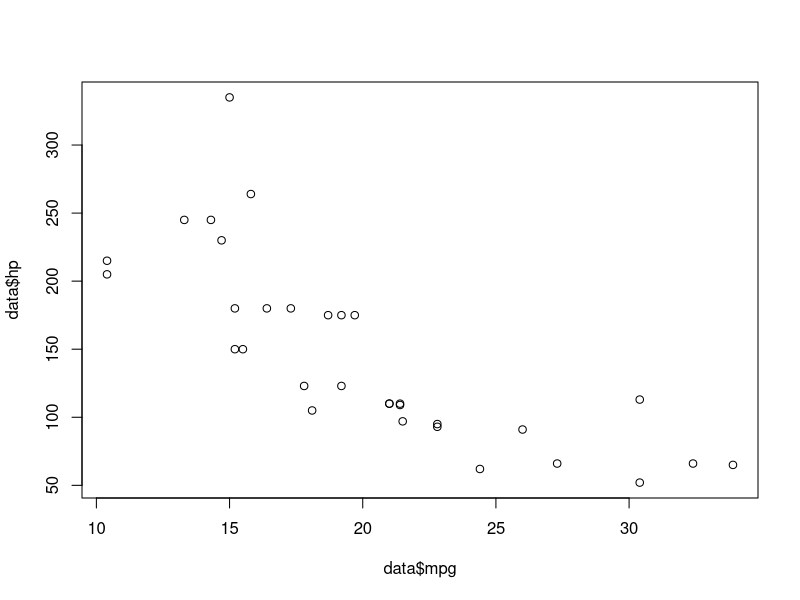
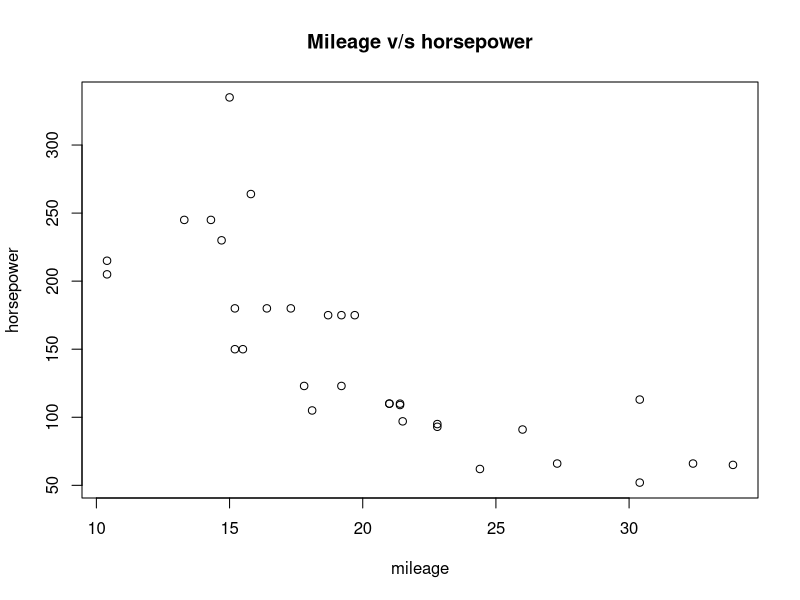
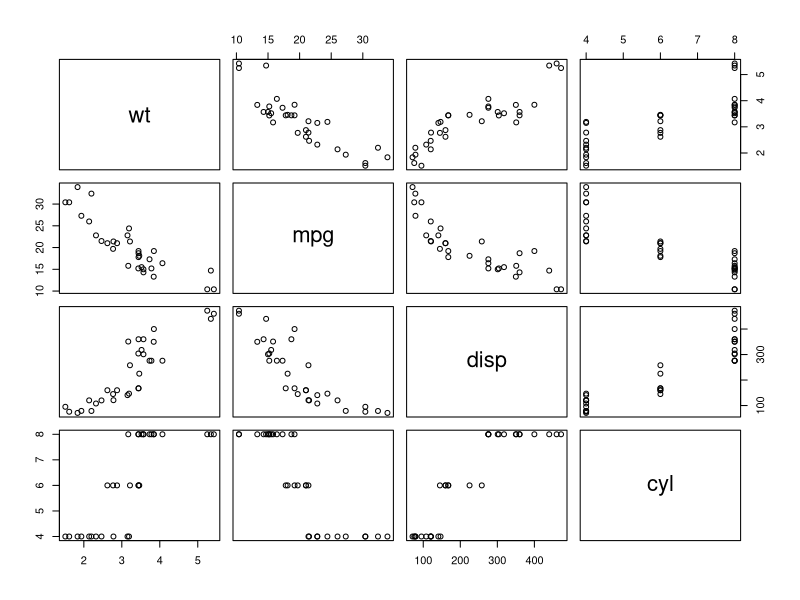
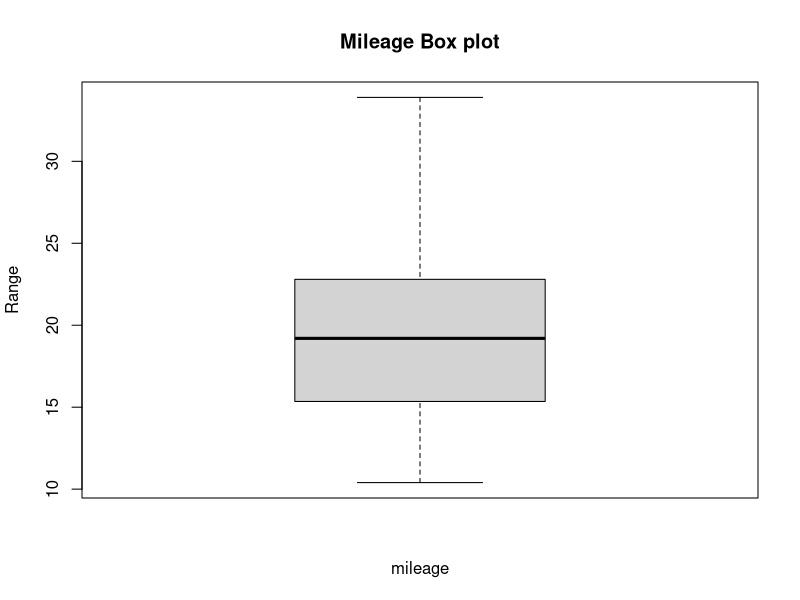
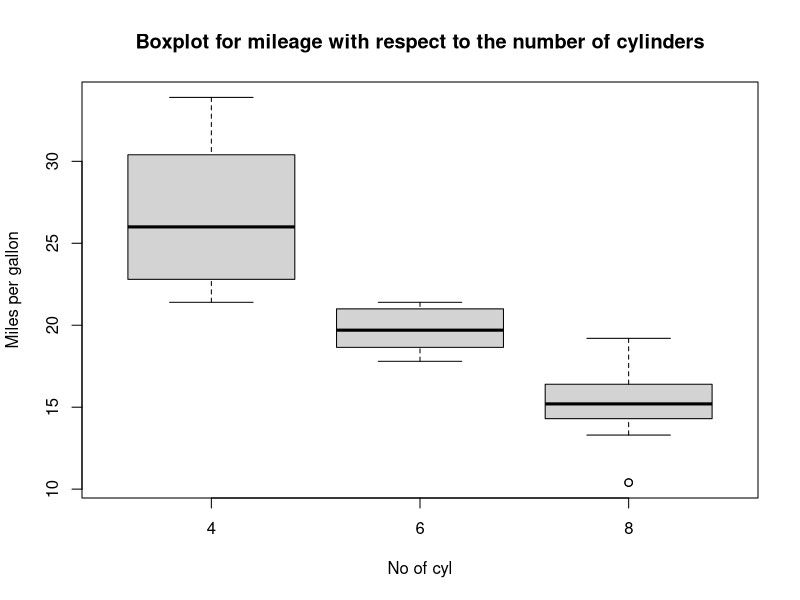
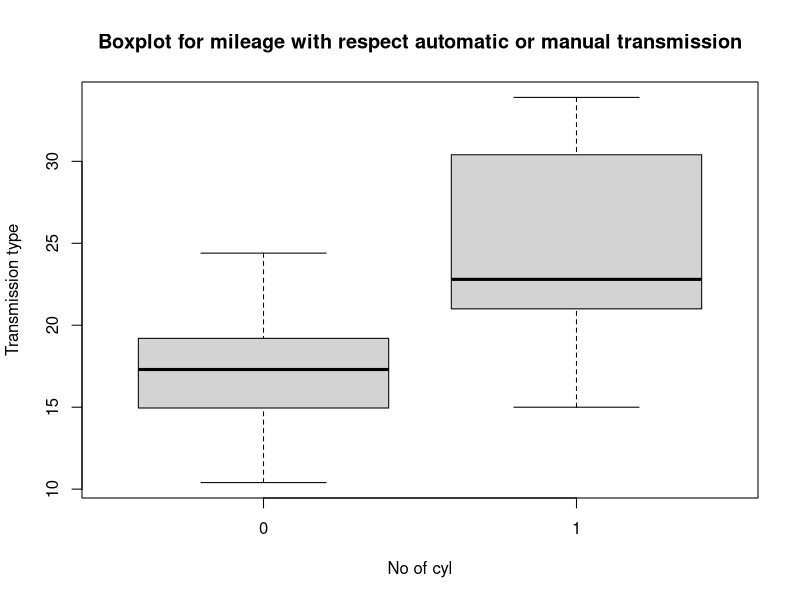

Source code (R) for these figures, in order:
a <- 2
b <- "myString"
print(b)
print(a)

string1 <- "Goodbye, cruel world!" ## This is a comment

# To know what datatype a var is, the function is class(var)
print(class(a)) # we get numeric
class(b) # we get character

# To list all vars
print(ls())

# Vectors
v2 <- c(1, 2, 3, 4, 5, 6)
v2
#length
length(v2)
#indexing
v2[1]

v4 <- c(2,3,4,5)
v2+v4
v2
v3 <- c(3,4,5)
v4+v3

# Slicing vector
v1 <- c(1,2,3,4,5,6,7)
v1[2:5] # Indexing multiple elements at once

v1[v1<5] # Selecting elements based on a condition

# Something similar to range
k <- seq(from=5, to=13, by=2)
k
# Unlike python, this thing includes all the bounds
# Also this thing can be written as
k <- seq(5,13, 3)
k

# LISTS
# combination of vectors is a list
v1 <- c(1, 2)
v2 <- c(4, 6)
myList <- list(v1, v2)
myList
myList[1]

# To index a single element say 2
myList[[1]][2]

v3 <- c("Del", "Amr", "Gar")
list2 <- list(v1, v2, v3)
list2

# To select unique elements in v4
v4 <- c(2,2,3,3,4,4,5,5,1,1)
unique(v4)
length((unique(v4)))
# Sorting
sort(v4, decreasing = TRUE)
sort(v4)

# Matrix
myMatrix = matrix(c(1,2,3,4,5,6,7,8,9), nrow = 3, ncol = 3, byrow = TRUE)
myMatrix

m2 = matrix(c(1,2,4,2,5,6), nrow = 2, ncol = 3, byrow = TRUE)
m2
m2 = matrix(c(1,2,4,2,5,6), nrow = 2, ncol = 3)
m2
m2+2
m2*m2
# It's evident that by default matrix() takes col major order
# R is weird

# if-else
a <- 8
if(a %% 2 == 0) {
  print("Even")
} else {
  print("Odd")
}

# for loop
for(i in 1:5) {
  print(i*i)
}

# FUNCTION
# Create a function with arguments
my <- function(a,b,c) {
  result <- a*b+c
  print(result)
}
# Calling a function
my(5, 3, 11)

# STRINGS
a <- "Hello"
b <- "How"
c <- "are you?"
nchar(c) # For the length of the string
length(c) # This will only return 1 as it is just one string
paste(a, b, c) # Contcatenation

# FUZZY STRING MATCH
# TO MATCH APPROXIMATELY SIMILAR STRINGS
# USES JACCARD ALGORITHM
# NEED PACKAGE stringdist
install.packages("stringdist")
library(stringdist) # call the library
q1 <- stringdist("Delton", "Dalton", method = "jaccard", q=1) # q means #letter match
q1 # if it is close to 0, the names are similar

# GET WORKING DIRECTORY
getwd()

# SET WORKING DIRECTORY
#setwd()

# DATAFRAME
data <- read.csv("iiitData.csv", sep=",", header = TRUE)
data
View(data) # view with a capital V
colnames(data)
colnames(data) <- c("Id", "Name", "Age", "Married")
View(data)
colnames(data)[2] <- "FullName" # Change a particular col name
colnames(data)[2] <- "Name"
#Indexing the rows and columns
data[1,2]
data[1,]
data[2, 3:4]
data[, 2]
data$Name
data$Name[4:6]
data$Name <- as.character(data$Name)
head(data, 5)
str(data) #shows the structure of the data
# If I want to know all the details og Ram
which(data$Name=="Ram") # This returns the index
# Now to knoe all details of Ram,
data[which(data$Name=="Ram"), ] # Directly index it using this
# To know who all are married and who alll are not
table(data$Married) # Gives a count of Y and N

# I want the records whose age is greater than 35
data4 <- subset(data, data$Age > 35)
# The following is the query my mom is gonna do once I get back home.
data4 <- subset(data, data$Age > 25 & data$Married == "N")

#ifelse lambda
a <- 2
ifelse(a>8, 1, 0) # This returns 0 as a<8

# BUCKETING
# Divide the people based on a fixed set of age groups
data$age2 <- ifelse(data$Age <= 20, "<=20", ifelse(data$Age<=40,"20-40", ifelse(data$Age<=60, "41-60", ">60")))
View(data)
# To see number of people in every age bucket
table(data$age2)

# AGGREGATE
# Find the average age of the people who got married and the avg age of those who did not marry
aggregate(Age~Married, data = data, mean)

# APPLY FUNCTION
# We can perform rowvise or colvise operations
data <- list(x=1:5, y=6:10, z=11:15)
lapply(data, mean)
sapply(data, FUN=median)

# Using the mtcars dataset
View(mtcars)
str(mtcars)
tapply(mtcars$wt, mtcars$cyl, mean)

# make a random matrix of 5x6 dim
x <- matrix(rnorm(30), nrow=5, ncol=6)
apply(x, 1, sum)

View(mtcars)
data <- data.frame(mtcars)
cor(data$mpg, data$hp) # This give you a negative correlation
cor(data$mpg, data$cy)
View(data.frame(cor(mtcars))) # we get a correlation matrix
View(summary(data))

# Checking for missing values
colSums(is.na(data)) #no missing values

# Scatterplot
plot(data$mpg, data$hp)
#Making it is bit more professional
plot(data$mpg, data$hp, xlab = "mileage", ylab = "horsepower", main = "Mileage v/s horsepower")

# Plotting some variables pairwise 
# Every var will be plotted against every other vars
pairs(~wt+mpg+disp+cyl, data = data)

# boxplot
boxplot(data$mpg, data = data, xlab = "mileage", ylab = "Range", main = "Mileage Box plot")

# Find how many unique values are there in the cylinder column in the mpcars dataset
unique(data$cyl) # we get three unique vals

# use same boxplot and introduce one more var ie cylinder
boxplot(mpg~cyl, data = data, xlab = "No of cyl", ylab = "Miles per gallon", main = "Boxplot for mileage with respect to the number of cylinders")
# From the boxplot we can infer that the 3 cylinder vehicles are having more mileage
# plotting the mileage for transmission type
boxplot(mpg~am, data = data, xlab = "No of cyl", ylab = "Transmission type", main = "Boxplot for mileage with respect automatic or manual transmission")
# We can see that the automatic vechicles are having lower mileage
